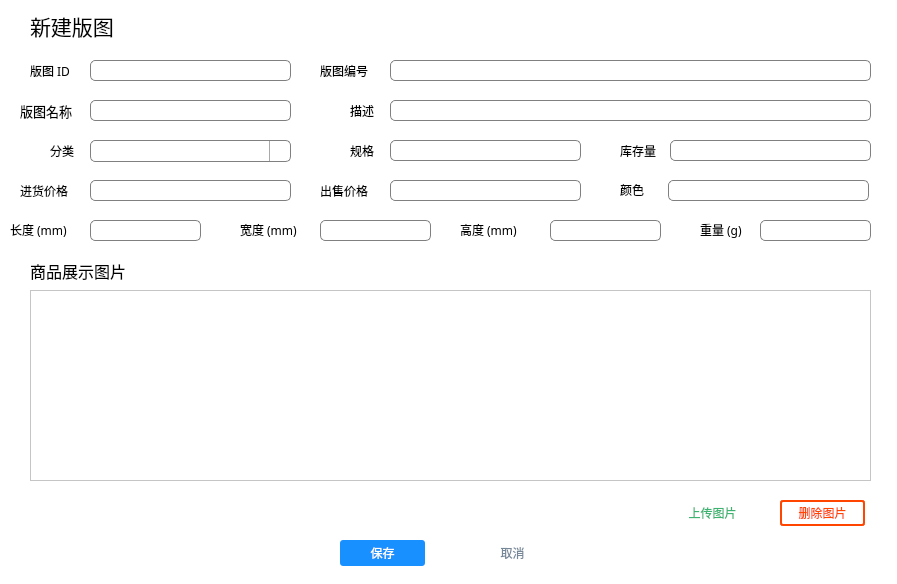
<?xml version="1.0" encoding="UTF-8"?>
<ui version="4.0">
 <class>AddGoodItem</class>
 <widget class="QMainWindow" name="AddGoodItem">
  <property name="geometry">
   <rect>
    <x>0</x>
    <y>0</y>
    <width>897</width>
    <height>584</height>
   </rect>
  </property>
  <property name="font">
   <font>
    <family>微软雅黑</family>
    <pointsize>14</pointsize>
   </font>
  </property>
  <property name="windowTitle">
   <string>新建/修改版图信息</string>
  </property>
  <property name="styleSheet">
   <string notr="true">background:white;</string>
  </property>
  <widget class="QWidget" name="centralwidget">
   <property name="styleSheet">
    <string notr="true">QLineEdit{
border: 1px solid gray;/*设置边框的粗细，以及颜色*/
border-radius: 5px;/*设置圆角的大小*/
padding: 0 8px;/*如果没有内容光标在开始往后移动0.8像素点*/
selection-background-color: darkgray;
}

QPushButton{
	background: #1890ff;
	border: 0px;
	border-radius: 3px;
	color: #fff;
}

QPushButton:hover{
	background: rgb(64,169,255);
}</string>
   </property>
   <widget class="QLabel" name="actionLabel">
    <property name="geometry">
     <rect>
      <x>30</x>
      <y>10</y>
      <width>201</width>
      <height>31</height>
     </rect>
    </property>
    <property name="font">
     <font>
      <family>微软雅黑</family>
      <pointsize>16</pointsize>
     </font>
    </property>
    <property name="text">
     <string>新建版图</string>
    </property>
   </widget>
   <widget class="QLabel" name="label_2">
    <property name="geometry">
     <rect>
      <x>30</x>
      <y>60</y>
      <width>51</width>
      <height>21</height>
     </rect>
    </property>
    <property name="font">
     <font>
      <family>微软雅黑</family>
      <pointsize>9</pointsize>
     </font>
    </property>
    <property name="text">
     <string>版图 ID</string>
    </property>
   </widget>
   <widget class="QLineEdit" name="gidEdit">
    <property name="geometry">
     <rect>
      <x>90</x>
      <y>60</y>
      <width>201</width>
      <height>21</height>
     </rect>
    </property>
    <property name="readOnly">
     <bool>true</bool>
    </property>
   </widget>
   <widget class="QLabel" name="label_3">
    <property name="geometry">
     <rect>
      <x>320</x>
      <y>60</y>
      <width>61</width>
      <height>21</height>
     </rect>
    </property>
    <property name="font">
     <font>
      <family>微软雅黑</family>
      <pointsize>9</pointsize>
     </font>
    </property>
    <property name="text">
     <string>版图编号</string>
    </property>
   </widget>
   <widget class="QLineEdit" name="gnoEdit">
    <property name="geometry">
     <rect>
      <x>390</x>
      <y>60</y>
      <width>481</width>
      <height>21</height>
     </rect>
    </property>
    <property name="readOnly">
     <bool>false</bool>
    </property>
   </widget>
   <widget class="QLabel" name="label_4">
    <property name="geometry">
     <rect>
      <x>350</x>
      <y>140</y>
      <width>81</width>
      <height>21</height>
     </rect>
    </property>
    <property name="font">
     <font>
      <family>微软雅黑</family>
      <pointsize>9</pointsize>
     </font>
    </property>
    <property name="text">
     <string>规格</string>
    </property>
   </widget>
   <widget class="QLineEdit" name="skuEdit">
    <property name="geometry">
     <rect>
      <x>390</x>
      <y>140</y>
      <width>191</width>
      <height>21</height>
     </rect>
    </property>
    <property name="readOnly">
     <bool>false</bool>
    </property>
   </widget>
   <widget class="QLabel" name="label_5">
    <property name="geometry">
     <rect>
      <x>20</x>
      <y>100</y>
      <width>61</width>
      <height>21</height>
     </rect>
    </property>
    <property name="font">
     <font>
      <family>微软雅黑</family>
      <pointsize>10</pointsize>
     </font>
    </property>
    <property name="text">
     <string>版图名称</string>
    </property>
   </widget>
   <widget class="QLineEdit" name="titleEdit">
    <property name="geometry">
     <rect>
      <x>90</x>
      <y>100</y>
      <width>201</width>
      <height>21</height>
     </rect>
    </property>
    <property name="readOnly">
     <bool>false</bool>
    </property>
   </widget>
   <widget class="QLabel" name="label_6">
    <property name="geometry">
     <rect>
      <x>350</x>
      <y>100</y>
      <width>71</width>
      <height>21</height>
     </rect>
    </property>
    <property name="font">
     <font>
      <family>微软雅黑</family>
      <pointsize>9</pointsize>
     </font>
    </property>
    <property name="text">
     <string>描述</string>
    </property>
   </widget>
   <widget class="QLineEdit" name="subtitleEdit">
    <property name="geometry">
     <rect>
      <x>390</x>
      <y>100</y>
      <width>481</width>
      <height>21</height>
     </rect>
    </property>
    <property name="readOnly">
     <bool>false</bool>
    </property>
   </widget>
   <widget class="QLabel" name="label_7">
    <property name="geometry">
     <rect>
      <x>50</x>
      <y>140</y>
      <width>41</width>
      <height>21</height>
     </rect>
    </property>
    <property name="font">
     <font>
      <family>微软雅黑</family>
      <pointsize>9</pointsize>
     </font>
    </property>
    <property name="text">
     <string>分类</string>
    </property>
   </widget>
   <widget class="QComboBox" name="categoryComboBox">
    <property name="geometry">
     <rect>
      <x>90</x>
      <y>140</y>
      <width>201</width>
      <height>22</height>
     </rect>
    </property>
    <property name="styleSheet">
     <string notr="true">QComboBox {
    border: 1px solid gray;
    border-radius: 5px;
    padding: 1px 2px 1px 2px; 
    min-width: 9em; 
}
QComboBox::drop-down {
    subcontrol-origin: padding;
    subcontrol-position: top right;
    width: 20px;
 
    border-left-width: 1px;
    border-left-color: darkgray;
    border-left-style: solid; /* just a single line */
    border-top-right-radius: 3px; /* same radius as the QComboBox */
    border-bottom-right-radius: 3px;
}
 
QComboBox::down-arrow {
    image: url(:/dropdown.png);
}</string>
    </property>
   </widget>
   <widget class="QLabel" name="label_8">
    <property name="geometry">
     <rect>
      <x>620</x>
      <y>140</y>
      <width>41</width>
      <height>21</height>
     </rect>
    </property>
    <property name="font">
     <font>
      <family>微软雅黑</family>
      <pointsize>9</pointsize>
     </font>
    </property>
    <property name="text">
     <string>库存量</string>
    </property>
   </widget>
   <widget class="QLineEdit" name="inventoryEdit">
    <property name="geometry">
     <rect>
      <x>670</x>
      <y>140</y>
      <width>201</width>
      <height>21</height>
     </rect>
    </property>
    <property name="readOnly">
     <bool>false</bool>
    </property>
   </widget>
   <widget class="QLabel" name="label_9">
    <property name="geometry">
     <rect>
      <x>20</x>
      <y>180</y>
      <width>61</width>
      <height>21</height>
     </rect>
    </property>
    <property name="font">
     <font>
      <family>微软雅黑</family>
      <pointsize>9</pointsize>
     </font>
    </property>
    <property name="text">
     <string>进货价格</string>
    </property>
   </widget>
   <widget class="QLineEdit" name="restockValueEdit">
    <property name="geometry">
     <rect>
      <x>90</x>
      <y>180</y>
      <width>201</width>
      <height>21</height>
     </rect>
    </property>
    <property name="readOnly">
     <bool>false</bool>
    </property>
   </widget>
   <widget class="QLineEdit" name="sellingValueEdit">
    <property name="geometry">
     <rect>
      <x>390</x>
      <y>180</y>
      <width>191</width>
      <height>21</height>
     </rect>
    </property>
    <property name="readOnly">
     <bool>false</bool>
    </property>
   </widget>
   <widget class="QLabel" name="label_10">
    <property name="geometry">
     <rect>
      <x>320</x>
      <y>180</y>
      <width>61</width>
      <height>21</height>
     </rect>
    </property>
    <property name="font">
     <font>
      <family>微软雅黑</family>
      <pointsize>9</pointsize>
     </font>
    </property>
    <property name="text">
     <string>出售价格</string>
    </property>
   </widget>
   <widget class="QLineEdit" name="lengthEdit">
    <property name="geometry">
     <rect>
      <x>90</x>
      <y>220</y>
      <width>111</width>
      <height>21</height>
     </rect>
    </property>
    <property name="readOnly">
     <bool>false</bool>
    </property>
   </widget>
   <widget class="QLabel" name="label_11">
    <property name="geometry">
     <rect>
      <x>10</x>
      <y>220</y>
      <width>71</width>
      <height>20</height>
     </rect>
    </property>
    <property name="font">
     <font>
      <family>微软雅黑</family>
      <pointsize>9</pointsize>
     </font>
    </property>
    <property name="text">
     <string>长度 (mm)</string>
    </property>
   </widget>
   <widget class="QLineEdit" name="widthEdit">
    <property name="geometry">
     <rect>
      <x>320</x>
      <y>220</y>
      <width>111</width>
      <height>21</height>
     </rect>
    </property>
    <property name="readOnly">
     <bool>false</bool>
    </property>
   </widget>
   <widget class="QLabel" name="label_12">
    <property name="geometry">
     <rect>
      <x>240</x>
      <y>220</y>
      <width>71</width>
      <height>20</height>
     </rect>
    </property>
    <property name="font">
     <font>
      <family>微软雅黑</family>
      <pointsize>9</pointsize>
     </font>
    </property>
    <property name="text">
     <string>宽度 (mm)</string>
    </property>
   </widget>
   <widget class="QLineEdit" name="heightEdit">
    <property name="geometry">
     <rect>
      <x>550</x>
      <y>220</y>
      <width>111</width>
      <height>21</height>
     </rect>
    </property>
    <property name="readOnly">
     <bool>false</bool>
    </property>
   </widget>
   <widget class="QLabel" name="label_13">
    <property name="geometry">
     <rect>
      <x>460</x>
      <y>220</y>
      <width>71</width>
      <height>20</height>
     </rect>
    </property>
    <property name="font">
     <font>
      <family>微软雅黑</family>
      <pointsize>9</pointsize>
     </font>
    </property>
    <property name="text">
     <string>高度 (mm)</string>
    </property>
   </widget>
   <widget class="QLineEdit" name="colorEdit">
    <property name="geometry">
     <rect>
      <x>668</x>
      <y>180</y>
      <width>201</width>
      <height>21</height>
     </rect>
    </property>
    <property name="readOnly">
     <bool>false</bool>
    </property>
   </widget>
   <widget class="QLabel" name="label_14">
    <property name="geometry">
     <rect>
      <x>620</x>
      <y>180</y>
      <width>41</width>
      <height>20</height>
     </rect>
    </property>
    <property name="font">
     <font>
      <family>微软雅黑</family>
      <pointsize>9</pointsize>
     </font>
    </property>
    <property name="text">
     <string>颜色</string>
    </property>
   </widget>
   <widget class="QLabel" name="label_15">
    <property name="geometry">
     <rect>
      <x>30</x>
      <y>260</y>
      <width>141</width>
      <height>21</height>
     </rect>
    </property>
    <property name="font">
     <font>
      <family>微软雅黑</family>
      <pointsize>12</pointsize>
     </font>
    </property>
    <property name="text">
     <string>商品展示图片</string>
    </property>
   </widget>
   <widget class="QPushButton" name="uploadImageButton">
    <property name="geometry">
     <rect>
      <x>670</x>
      <y>500</y>
      <width>85</width>
      <height>26</height>
     </rect>
    </property>
    <property name="styleSheet">
     <string notr="true">#uploadImageButton {
	color:	#3CB371;
	background:	white;
 	border:2px solid	#3CB371;
	border-radius: 3px;
}

#uploadImageButton:hover {
	background:		#3CB371;
	color:white;
}</string>
    </property>
    <property name="text">
     <string>上传图片</string>
    </property>
   </widget>
   <widget class="QPushButton" name="deleteImageButton">
    <property name="geometry">
     <rect>
      <x>780</x>
      <y>500</y>
      <width>85</width>
      <height>26</height>
     </rect>
    </property>
    <property name="styleSheet">
     <string notr="true">#deleteImageButton {
	color:#FF4500;
	background:	white;
 	border:2px solid #FF4500;
	border-radius: 3px;
}

#deleteImageButton:hover {
	background:	#FF4500;
	color:white;
}</string>
    </property>
    <property name="text">
     <string>删除图片</string>
    </property>
   </widget>
   <widget class="QPushButton" name="saveButton">
    <property name="geometry">
     <rect>
      <x>340</x>
      <y>540</y>
      <width>85</width>
      <height>26</height>
     </rect>
    </property>
    <property name="text">
     <string>保存</string>
    </property>
   </widget>
   <widget class="QPushButton" name="cancelButton">
    <property name="geometry">
     <rect>
      <x>470</x>
      <y>540</y>
      <width>85</width>
      <height>26</height>
     </rect>
    </property>
    <property name="styleSheet">
     <string notr="true">#cancelButton {
	color:	#778899;
	background:	white;
 	border:2px solid 	#778899;
	border-radius: 3px;
}

#cancelButton:hover {
	background:		#778899;
	color:white;
}</string>
    </property>
    <property name="text">
     <string>取消</string>
    </property>
   </widget>
   <widget class="QLabel" name="label_16">
    <property name="geometry">
     <rect>
      <x>700</x>
      <y>220</y>
      <width>51</width>
      <height>20</height>
     </rect>
    </property>
    <property name="font">
     <font>
      <family>微软雅黑</family>
      <pointsize>9</pointsize>
     </font>
    </property>
    <property name="text">
     <string>重量 (g)</string>
    </property>
   </widget>
   <widget class="QLineEdit" name="weightEdit">
    <property name="geometry">
     <rect>
      <x>760</x>
      <y>220</y>
      <width>111</width>
      <height>21</height>
     </rect>
    </property>
    <property name="readOnly">
     <bool>false</bool>
    </property>
   </widget>
   <widget class="QTableView" name="imageView">
    <property name="geometry">
     <rect>
      <x>30</x>
      <y>290</y>
      <width>841</width>
      <height>191</height>
     </rect>
    </property>
   </widget>
  </widget>
 </widget>
 <resources/>
 <connections/>
</ui>
